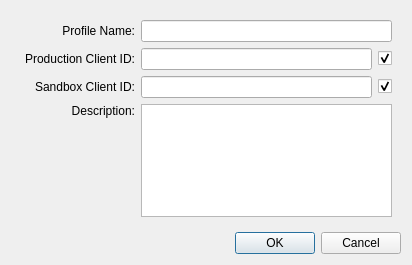
<?xml version="1.0" encoding="UTF-8"?>
<ui version="4.0">
 <class>ProfileConfigDialog</class>
 <widget class="QDialog" name="ProfileConfigDialog">
  <property name="geometry">
   <rect>
    <x>0</x>
    <y>0</y>
    <width>412</width>
    <height>265</height>
   </rect>
  </property>
  <property name="windowTitle">
   <string>Profile Configuration</string>
  </property>
  <layout class="QGridLayout" name="gridLayout_4">
   <item row="0" column="0">
    <widget class="QFrame" name="mainFrame">
     <property name="layoutDirection">
      <enum>Qt::LayoutDirection::LeftToRight</enum>
     </property>
     <property name="frameShape">
      <enum>QFrame::Shape::NoFrame</enum>
     </property>
     <property name="frameShadow">
      <enum>QFrame::Shadow::Raised</enum>
     </property>
     <layout class="QGridLayout" name="gridLayout_3" columnstretch="1,2,0">
      <item row="1" column="1">
       <widget class="QLineEdit" name="prodCidLe"/>
      </item>
      <item row="2" column="1">
       <widget class="QLineEdit" name="sandboxCidLe"/>
      </item>
      <item row="3" column="0">
       <widget class="QLabel" name="descLabel">
        <property name="text">
         <string>Description:</string>
        </property>
        <property name="alignment">
         <set>Qt::AlignmentFlag::AlignRight|Qt::AlignmentFlag::AlignTop|Qt::AlignmentFlag::AlignTrailing</set>
        </property>
       </widget>
      </item>
      <item row="2" column="0">
       <widget class="QFrame" name="sandboxCidFrame">
        <property name="frameShape">
         <enum>QFrame::Shape::NoFrame</enum>
        </property>
        <property name="frameShadow">
         <enum>QFrame::Shadow::Raised</enum>
        </property>
        <layout class="QGridLayout" name="gridLayout_2">
         <property name="leftMargin">
          <number>0</number>
         </property>
         <property name="topMargin">
          <number>0</number>
         </property>
         <property name="rightMargin">
          <number>0</number>
         </property>
         <property name="bottomMargin">
          <number>0</number>
         </property>
         <property name="spacing">
          <number>0</number>
         </property>
         <item row="0" column="1">
          <widget class="QLabel" name="sandboxCidLabel">
           <property name="toolTip">
            <string>&lt;html&gt;&lt;head/&gt;&lt;body&gt;&lt;p&gt;Consumer Key corresponding to the ECA/Connected App in your test environment.&lt;/p&gt;&lt;/body&gt;&lt;/html&gt;</string>
           </property>
           <property name="text">
            <string>Sandbox Client ID:</string>
           </property>
           <property name="alignment">
            <set>Qt::AlignmentFlag::AlignRight|Qt::AlignmentFlag::AlignTrailing|Qt::AlignmentFlag::AlignVCenter</set>
           </property>
          </widget>
         </item>
        </layout>
       </widget>
      </item>
      <item row="0" column="0">
       <widget class="QLabel" name="nameLabel">
        <property name="text">
         <string>Profile Name:</string>
        </property>
        <property name="alignment">
         <set>Qt::AlignmentFlag::AlignRight|Qt::AlignmentFlag::AlignTrailing|Qt::AlignmentFlag::AlignVCenter</set>
        </property>
       </widget>
      </item>
      <item row="1" column="0">
       <widget class="QFrame" name="prodCidFrame">
        <property name="frameShape">
         <enum>QFrame::Shape::NoFrame</enum>
        </property>
        <property name="frameShadow">
         <enum>QFrame::Shadow::Raised</enum>
        </property>
        <layout class="QGridLayout" name="gridLayout">
         <property name="leftMargin">
          <number>0</number>
         </property>
         <property name="topMargin">
          <number>0</number>
         </property>
         <property name="rightMargin">
          <number>0</number>
         </property>
         <property name="bottomMargin">
          <number>0</number>
         </property>
         <property name="spacing">
          <number>0</number>
         </property>
         <item row="0" column="1">
          <widget class="QLabel" name="prodCidLabel">
           <property name="toolTip">
            <string>&lt;html&gt;&lt;head/&gt;&lt;body&gt;&lt;p&gt;Consumer Key corresponding to the ECA/Connected App in your production environment&lt;/p&gt;&lt;p&gt;(with exception to Playgrounds on Trailhead).&lt;/p&gt;&lt;/body&gt;&lt;/html&gt;</string>
           </property>
           <property name="text">
            <string>Production Client ID:</string>
           </property>
           <property name="alignment">
            <set>Qt::AlignmentFlag::AlignRight|Qt::AlignmentFlag::AlignTrailing|Qt::AlignmentFlag::AlignVCenter</set>
           </property>
          </widget>
         </item>
        </layout>
       </widget>
      </item>
      <item row="2" column="2">
       <widget class="QCheckBox" name="sandboxCidCheckBox_2">
        <property name="text">
         <string/>
        </property>
        <property name="checked">
         <bool>true</bool>
        </property>
       </widget>
      </item>
      <item row="1" column="2">
       <widget class="QCheckBox" name="prodCidCheckBox">
        <property name="text">
         <string/>
        </property>
        <property name="checked">
         <bool>true</bool>
        </property>
       </widget>
      </item>
      <item row="3" column="1" colspan="2">
       <widget class="QTextEdit" name="descTe"/>
      </item>
      <item row="0" column="1" colspan="2">
       <widget class="QLineEdit" name="nameLe"/>
      </item>
     </layout>
    </widget>
   </item>
   <item row="1" column="0">
    <widget class="QDialogButtonBox" name="buttonBox">
     <property name="orientation">
      <enum>Qt::Orientation::Horizontal</enum>
     </property>
     <property name="standardButtons">
      <set>QDialogButtonBox::StandardButton::Cancel|QDialogButtonBox::StandardButton::Ok</set>
     </property>
    </widget>
   </item>
  </layout>
 </widget>
 <resources/>
 <connections>
  <connection>
   <sender>buttonBox</sender>
   <signal>accepted()</signal>
   <receiver>ProfileConfigDialog</receiver>
   <slot>accept()</slot>
   <hints>
    <hint type="sourcelabel">
     <x>248</x>
     <y>254</y>
    </hint>
    <hint type="destinationlabel">
     <x>157</x>
     <y>274</y>
    </hint>
   </hints>
  </connection>
  <connection>
   <sender>buttonBox</sender>
   <signal>rejected()</signal>
   <receiver>ProfileConfigDialog</receiver>
   <slot>reject()</slot>
   <hints>
    <hint type="sourcelabel">
     <x>316</x>
     <y>260</y>
    </hint>
    <hint type="destinationlabel">
     <x>286</x>
     <y>274</y>
    </hint>
   </hints>
  </connection>
 </connections>
</ui>
